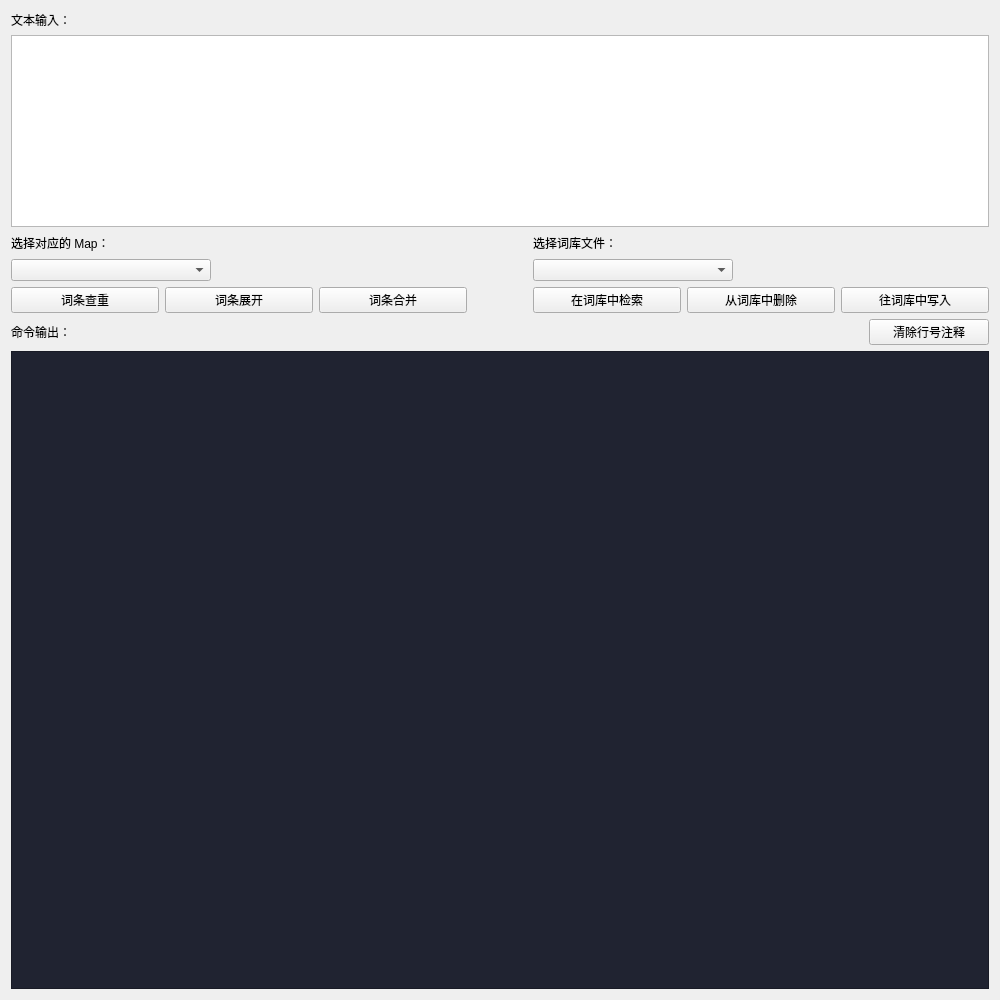
<?xml version="1.0" encoding="UTF-8"?>
<ui version="4.0">
  <class>Widget</class>
  <widget class="QWidget" name="Widget">
    <property name="geometry">
      <rect>
        <x>0</x>
        <y>0</y>
        <width>1000</width>
        <height>1000</height>
      </rect>
    </property>
    <property name="windowTitle">
      <string>词条操作</string>
    </property>
    <layout class="QVBoxLayout" name="verticalLayout">
      <item>
        <layout class="QVBoxLayout" name="verticalLayout_2">
          <item>
            <widget class="QLabel" name="input_label">
              <property name="text">
                <string>文本输入：</string>
              </property>
            </widget>
          </item>
          <item>
            <widget class="QPlainTextEdit" name="input_text">
              <property name="sizePolicy">
                <sizepolicy hsizetype="Expanding" vsizetype="Preferred">
                  <horstretch>0</horstretch>
                  <verstretch>3</verstretch>
                </sizepolicy>
              </property>
              <property name="minimumSize">
                <size>
                  <width>0</width>
                  <height>120</height>
                </size>
              </property>
              <property name="font">
                <font>
                  <family>FZYouSongJ GBK</family>
                  <pointsize>10</pointsize>
                </font>
              </property>
            </widget>
          </item>
        </layout>
      </item>
      <item>
        <layout class="QHBoxLayout" name="main_horizontal_layout">
          <item>
            <layout class="QVBoxLayout" name="left_vertical_layout">
              <item>
                <layout class="QHBoxLayout" name="horizontalLayout">
                  <item>
                    <widget class="QLabel" name="map_label">
                      <property name="text">
                        <string>选择对应的 Map：</string>
                      </property>
                      <property name="alignment">
                        <set>Qt::AlignLeading|Qt::AlignLeft|Qt::AlignVCenter</set>
                      </property>
                    </widget>
                  </item>
                  <item>
                    <spacer name="horizontalSpacer_2">
                      <property name="orientation">
                        <enum>Qt::Horizontal</enum>
                      </property>
                      <property name="sizeHint" stdset="0">
                        <size>
                          <width>40</width>
                          <height>20</height>
                        </size>
                      </property>
                    </spacer>
                  </item>
                </layout>
              </item>
              <item>
                <widget class="QComboBox" name="map_combobox">
                  <property name="sizePolicy">
                    <sizepolicy hsizetype="Maximum" vsizetype="Fixed">
                      <horstretch>0</horstretch>
                      <verstretch>0</verstretch>
                    </sizepolicy>
                  </property>
                  <property name="maximumSize">
                    <size>
                      <width>200</width>
                      <height>16777215</height>
                    </size>
                  </property>
                </widget>
              </item>
              <item>
                <layout class="QHBoxLayout" name="duplicate_integrate_button_layout">
                  <item>
                    <widget class="QPushButton" name="duplicate_check_button">
                      <property name="text">
                        <string>词条查重</string>
                      </property>
                    </widget>
                  </item>
                  <item>
                    <widget class="QPushButton" name="flatten_button">
                      <property name="text">
                        <string>词条展开</string>
                      </property>
                    </widget>
                  </item>
                  <item>
                    <widget class="QPushButton" name="integrate_button">
                      <property name="text">
                        <string>词条合并</string>
                      </property>
                    </widget>
                  </item>
                </layout>
              </item>
            </layout>
          </item>
          <item>
            <spacer name="verticalSpacer">
              <property name="orientation">
                <enum>Qt::Vertical</enum>
              </property>
              <property name="sizeType">
                <enum>QSizePolicy::Preferred</enum>
              </property>
              <property name="sizeHint" stdset="0">
                <size>
                  <width>60</width>
                  <height>40</height>
                </size>
              </property>
            </spacer>
          </item>
          <item>
            <layout class="QVBoxLayout" name="right_vertical_layout">
              <item>
                <layout class="QHBoxLayout" name="horizontalLayout_2">
                  <item>
                    <widget class="QLabel" name="keyword_label">
                      <property name="text">
                        <string>选择词库文件：</string>
                      </property>
                      <property name="alignment">
                        <set>Qt::AlignLeading|Qt::AlignLeft|Qt::AlignVCenter</set>
                      </property>
                    </widget>
                  </item>
                  <item>
                    <spacer name="horizontalSpacer_3">
                      <property name="orientation">
                        <enum>Qt::Horizontal</enum>
                      </property>
                      <property name="sizeHint" stdset="0">
                        <size>
                          <width>40</width>
                          <height>20</height>
                        </size>
                      </property>
                    </spacer>
                  </item>
                </layout>
              </item>
              <item>
                <widget class="QComboBox" name="lexicon_combobox">
                  <property name="sizePolicy">
                    <sizepolicy hsizetype="Maximum" vsizetype="Fixed">
                      <horstretch>0</horstretch>
                      <verstretch>0</verstretch>
                    </sizepolicy>
                  </property>
                  <property name="maximumSize">
                    <size>
                      <width>200</width>
                      <height>16777215</height>
                    </size>
                  </property>
                </widget>
              </item>
              <item>
                <layout class="QHBoxLayout" name="search_delete_button_layout">
                  <item>
                    <widget class="QPushButton" name="search_button">
                      <property name="text">
                        <string>在词库中检索</string>
                      </property>
                    </widget>
                  </item>
                  <item>
                    <widget class="QPushButton" name="delete_button">
                      <property name="text">
                        <string>从词库中删除</string>
                      </property>
                    </widget>
                  </item>
                  <item>
                    <widget class="QPushButton" name="write_button">
                      <property name="text">
                        <string>往词库中写入</string>
                      </property>
                    </widget>
                  </item>
                </layout>
              </item>
            </layout>
          </item>
        </layout>
      </item>
      <item>
        <layout class="QVBoxLayout" name="verticalLayout_3">
          <item>
            <layout class="QHBoxLayout" name="output_horizontal_layout">
              <item>
                <widget class="QLabel" name="result_label">
                  <property name="text">
                    <string>命令输出：</string>
                  </property>
                </widget>
              </item>
              <item>
                <widget class="QPushButton" name="clear_line_num_button">
                  <property name="text">
                    <string>清除行号注释</string>
                  </property>
                  <property name="maximumSize">
                    <size>
                      <width>120</width>
                      <height>30</height>
                    </size>
                  </property>
                </widget>
              </item>
            </layout>
          </item>
          <item>
            <widget class="QTextEdit" name="result_text">
              <property name="sizePolicy">
                <sizepolicy hsizetype="Expanding" vsizetype="Expanding">
                  <horstretch>0</horstretch>
                  <verstretch>7</verstretch>
                </sizepolicy>
              </property>
              <property name="font">
                <font>
                  <family>FZYouSongJ GBK</family>
                  <pointsize>12</pointsize>
                </font>
              </property>
              <property name="styleSheet">
                <string notr="true">color: #ddd; background-color: #202331;</string>
              </property>
              <property name="readOnly">
                <bool>true</bool>
              </property>
            </widget>
          </item>
        </layout>
      </item>
    </layout>
  </widget>
  <resources />
  <connections />
</ui>
